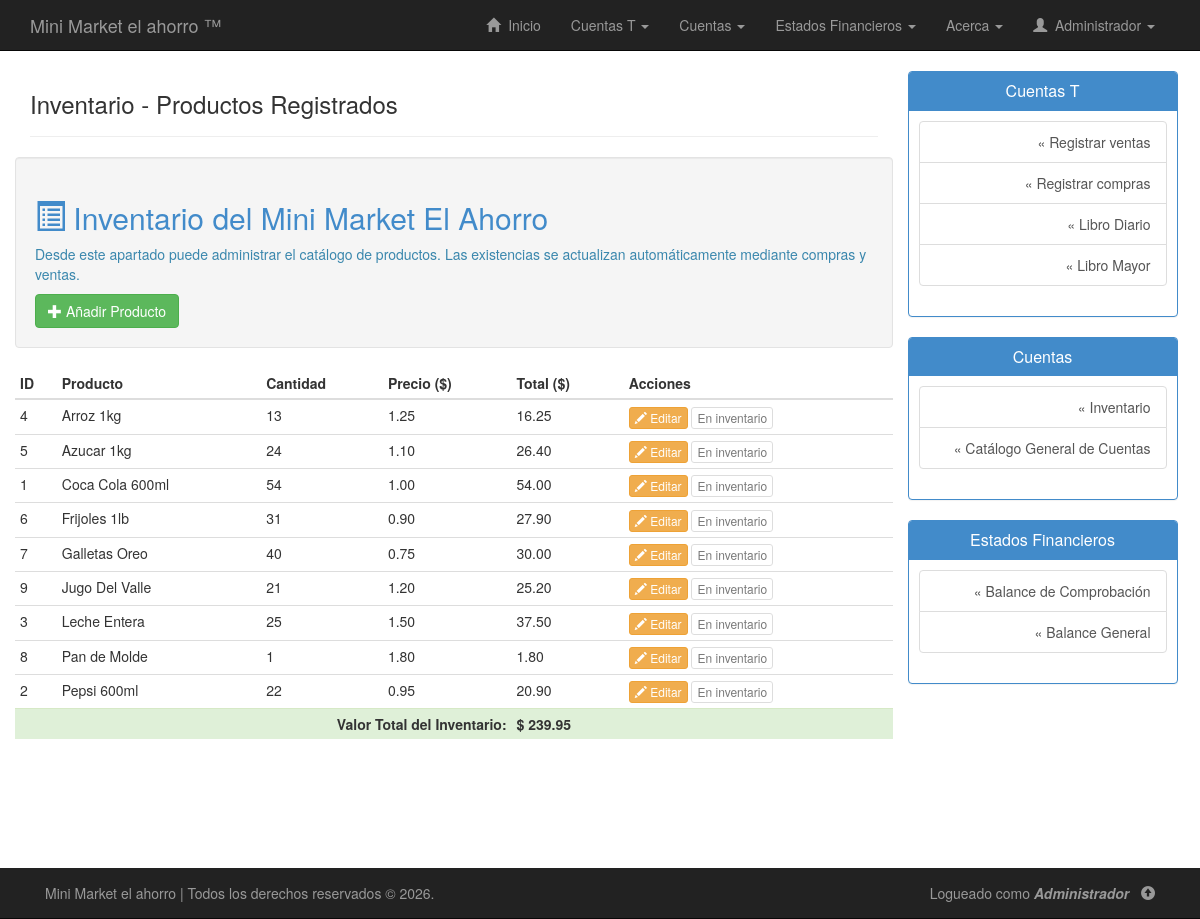
Page /php/inventario.php (signed in) on the earlier database version.
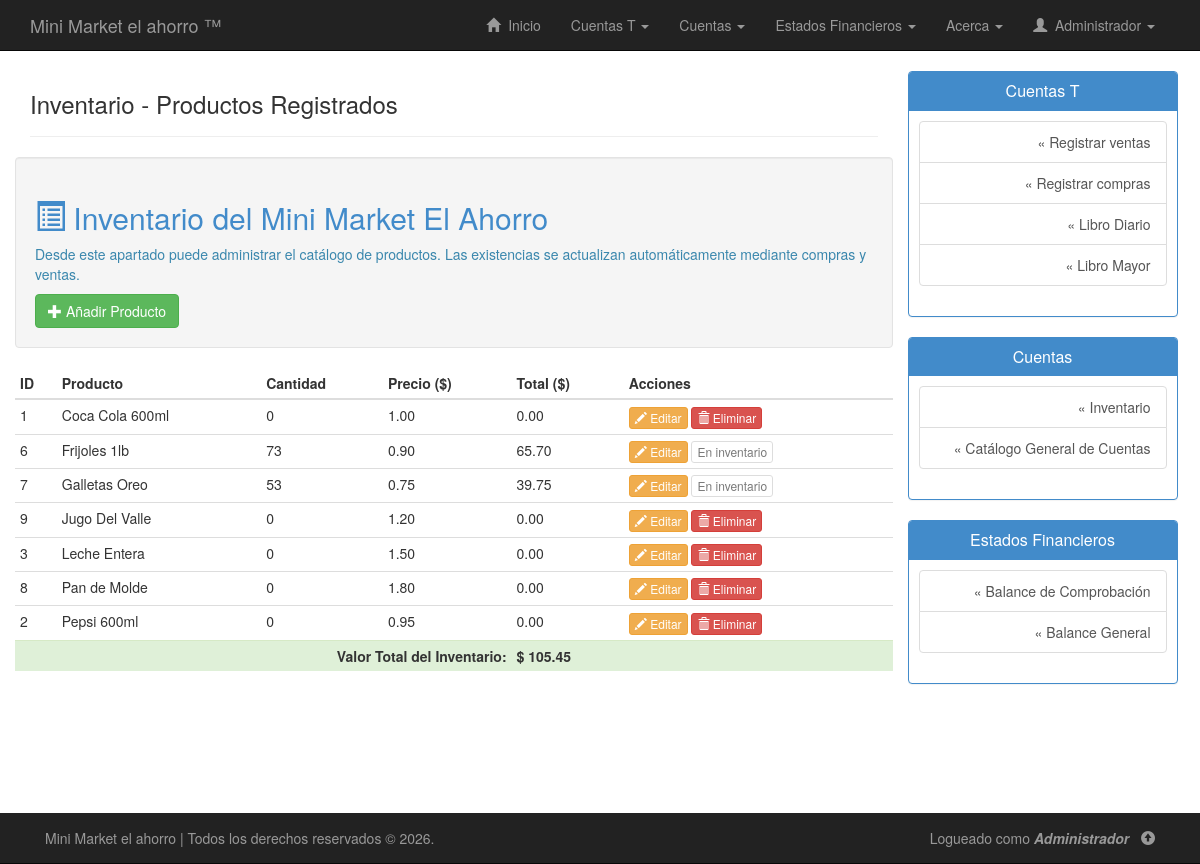
Same page on the later database version.
### tables this page shows
CREATE TABLE `inventario` (
  `id_inventario` int(11) NOT NULL,
  `nombre` varchar(100) NOT NULL,
  `cantidad` int(11) NOT NULL,
  `costo` decimal(8,2) NOT NULL DEFAULT 0.00,
  `precio` decimal(8,2) NOT NULL,
  `activo` tinyint(1) NOT NULL DEFAULT 1
);

### php/inventario.php (the view, shortened to what this page needs)
<?php
include("conexion.php");
?>
<!DOCTYPE html>
<html lang="es">
<head>
    <link rel="stylesheet" type="text/css" href="../css/bootstrap.min.css"/>
    <link rel="stylesheet" type="text/css" href="../css/estilos.css"/>
</head>
<body>
<?php include("nav.php"); ?>
<div class="container" id="contenido">
    <div class="row row-offcanvas row-offcanvas-right">
        <div class="col-xs-12 col-sm-9">
            <div class="page-header">
                <h3>Inventario - Productos Registrados</h3>
            </div>
            <div class="row">
                <div class="col-lg-12 well">
                    <h2 class="text-primary">
                        <span class="glyphicon glyphicon-list-alt"></span>
                        Inventario del Mini Market El Ahorro
                    </h2>
                    <p class="text-info">
                        Desde este apartado puede administrar el catálogo de productos.
                        Las existencias se actualizan automáticamente mediante compras y ventas.
                    </p>
                    <a href="agregar-producto.php" class="btn btn-success">
                        <span class="glyphicon glyphicon-plus"></span>
                        Añadir Producto
                    </a>
                </div>
                <?php
                $consulta = "
SELECT *
FROM inventario
WHERE activo = 1
ORDER BY nombre
";
                $ejecutar_consulta = $conexion->query($consulta);
                $totalInventario = 0;
                ?>
                <table class="table table-hover table-condensed">
                    <thead>
                        <tr>
                            <th>ID</th>
                            <th>Producto</th>
                            <th>Cantidad</th>
                            <th>Precio ($)</th>
                            <th>Total ($)</th>
                            <th>Acciones</th>
                        </tr>
                    </thead>
                    <tbody>
                    <?php
                    while($registro = $ejecutar_consulta->fetch_assoc())
                    {
                        $totalProducto = $registro['cantidad'] * $registro['precio'];
                        $totalInventario += $totalProducto;
                        echo "<tr>";
                        echo "<td>".$registro['id_inventario']."</td>";
                        echo "<td>".$registro['nombre']."</td>";
                        echo "<td>".$registro['cantidad']."</td>";
                        echo "<td>".number_format($registro['precio'],2)."</td>";
                        echo "<td>".number_format($totalProducto,2)."</td>";
                        echo "<td>";
                        echo "
                        <a
                            href='editar-producto.php?id=".$registro['id_inventario']."'
                            class='btn btn-warning btn-xs'
                        >
                            <span class='glyphicon glyphicon-pencil'></span>
                            Editar
                        </a>
                        ";
                        if($registro['cantidad'] == 0){
                            echo "
                            <a
                                href='eliminar-producto.php?id=".$registro['id_inventario']."'
                                class='btn btn-danger btn-xs'
                                onclick=\"return confirm('¿Desea eliminar este producto?');\"
                            >
                                <span class='glyphicon glyphicon-trash'></span>
                                Eliminar
                            </a>
                            ";
                        }else{
                            echo "
                            <button
                                class='btn btn-default btn-xs'
                                disabled
                            >
                                En inventario
                            </button>
                            ";
                        }
                        echo "</td>";
                        echo "</tr>";
                    }
                    ?>
                    </tbody>
                    <tfoot>
                        <tr class="success">
                            <th colspan="4" style="text-align:right">
                                Valor Total del Inventario:
                            </th>
                            <th>
                                $ <?php echo number_format($totalInventario,2); ?>
                            </th>
                            <th></th>
                        </tr>
                    </tfoot>
                </table>
            </div>
        </div>
        <?php include("sidebar.php"); ?>
    </div>
</div>
<?php include("footer.php"); ?>
</body>
</html>

Differences in the rows shown:
no longer on this page (row edited): inventario: id_inventario "4", nombre "Arroz 1kg", cantidad "13", precio "1.25", totalProducto "16.25", shows "En inventario"
no longer on this page (row edited): inventario: id_inventario "5", nombre "Azucar 1kg", cantidad "24", precio "1.10", totalProducto "26.40", shows "En inventario"
changed inventario "Coca Cola 600ml": cantidad "54" → "0"; totalProducto "54.00" → "0.00"; cantidad "En inventario" → "Eliminar"
changed inventario "Frijoles 1lb": cantidad "31" → "73"; totalProducto "27.90" → "65.70"
changed inventario "Galletas Oreo": cantidad "40" → "53"; totalProducto "30.00" → "39.75"
changed inventario "Jugo Del Valle": cantidad "21" → "0"; totalProducto "25.20" → "0.00"; cantidad "En inventario" → "Eliminar"
changed inventario "Leche Entera": cantidad "25" → "0"; totalProducto "37.50" → "0.00"; cantidad "En inventario" → "Eliminar"
changed inventario "Pan de Molde": cantidad "1" → "0"; totalProducto "1.80" → "0.00"; cantidad "En inventario" → "Eliminar"
changed inventario "Pepsi 600ml": cantidad "22" → "0"; totalProducto "20.90" → "0.00"; cantidad "En inventario" → "Eliminar"
Other differences:
$totalInventario: "239.95" → "105.45"
